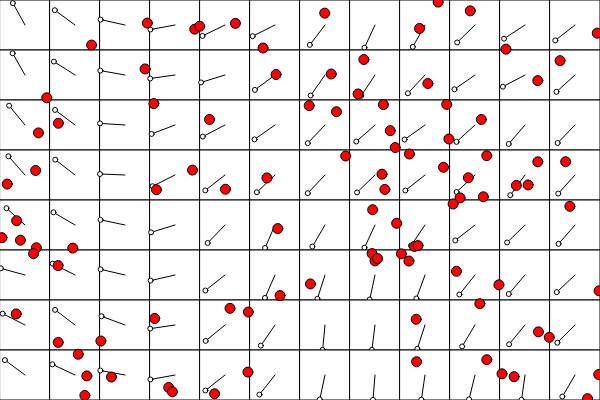
Frame 1 (no input)
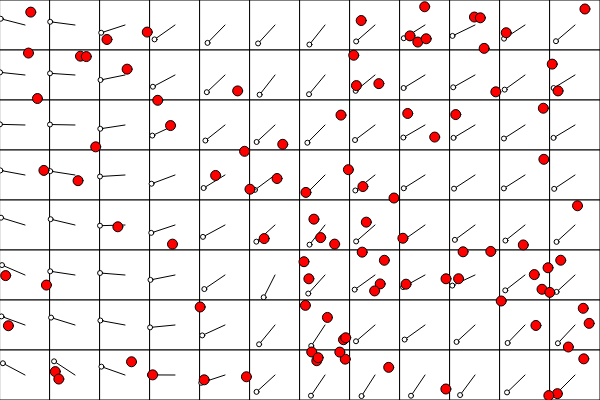
Frame 60 (no input)
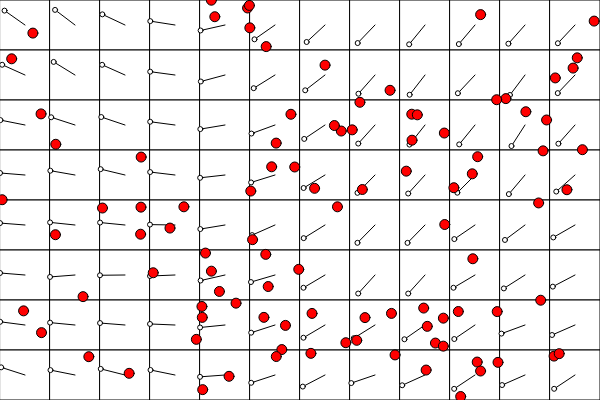
Frame 120 (the mouse pressed at the canvas centre since frame 60)

The p5.js sketch that drew these frames (run headless with seeded random() and noise() and a simulated clock; from frame 60 on, the mouse is pressed at the canvas centre):

// p5.js sketch
// ── sketch.js
let cols; let rows; let size = 50;
let arrows = []; let r = size/2;
let xoff = 0; let yoff = 0; let zoff = 0; let increment = 0.1;

let particles = [];
let num = 100;

function setup() {
  createCanvas(600, 400);
  cols = width/size;
  rows = height/size;
  angleMode(DEGREES);
  for (let i=0; i<num; i++) {
    particles[i] = new Particle(random(0, width), random(0, height));
  }
  // Lines
  // background(255);
}

function draw() {
  // Dots
  background(220);
  fill(255);
  stroke(0);
  xoff = 0;
  for (let i=0; i<cols; i++) {
    arrows[i] = [];
    yoff = 0;
    for (let j=0; j<rows; j++) {
      let angle = map(noise(xoff, yoff, zoff), 0, 1, 0, 360);
      // Comment out for lines, else dots       
      rect(i*size, j*size, size, size);
      // text(round(angle, 2), size/2+i*size, size/2+j*size);
      //       
      arrows[i][j] = createVector(cos(angle), sin(angle));
      // Comment out for lines, else dots
      let pt0 = createVector(size/2+ i*size, size/2+j*size);
      let pt1 = createVector(r*arrows[i][j].x, r*arrows[i][j].y);
      line(pt0.x, pt0.y, pt0.x + pt1.x, pt0.y + pt1.y);
      ellipse(pt0.x + pt1.x, pt0.y + pt1.y, 5, 5);
      //       
      yoff += increment;
    }
    xoff += increment;
    zoff += 0.001; 
  }
  
  for (let i=0; i<num; i++) {
    particles[i].checkEdges();
    particles[i].direction(arrows);
    particles[i].update();
    particles[i].display();
  }
  
}
// ── particle.js
class Particle {
  constructor(x, y) {
    this.position = createVector(x, y);
    this.velocity = createVector(0, 0);
    this.acceleration = createVector(0, 0);
  }
  
  update() {
    this.velocity.add(this.acceleration);
    this.velocity.limit(2);
    this.position.add(this.velocity);
    this.acceleration.mult(0);
  }
  
  applyForce(force) {
    this.acceleration.add(force);
  }
  
  direction(flowfield) {
    let i = floor(this.position.x / size);
    let j = floor(this.position.y / size);
    i = constrain(i, 0, cols-1);
    j = constrain(j, 0, rows-1);
    let force = createVector(flowfield[i][j].x, flowfield[i][j].y);
    this.applyForce(force);
  }
  
  display() {
    // Lines     
    // noStroke();
    // fill(37, 1, 60);
    // ellipse(this.position.x, this.position.y, 2, 2);
    // Dots
    fill(255, 0, 0);
    ellipse(this.position.x, this.position.y, 10, 10);
    
  }
  
  checkEdges() {
    if (this.position.x > width) {
      this.position.x = 0;
    }
    if (this.position.x < 0) {
      this.position.x = width;
    }
    if (this.position.y > height) {
      this.position.y = 0;
    }
    if (this.position.y < 0) {
      this.position.y = height;
    }
  }
}
